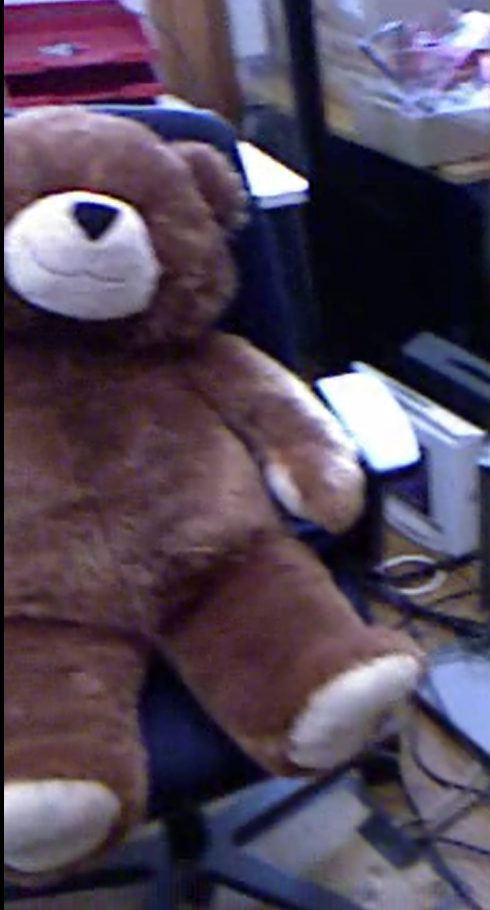
#> input picture data/tum-mini/Snipaste_video1-composite.png, 490 x 910 px; its folder holds only this picture in this run
$ python -i loss.py   (imports and definitions only)   (older library calls are emulated)
#> lines starting #> are read from the running program, lines starting #| are printed output that depends on the picture
import cv2
import numpy as np
from .images import bbox_mask
from .geometry import geometry_features


def gray_and_edges(image):
    gray = cv2.cvtColor(np.asarray(image),cv2.COLOR_RGB2GRAY).astype(np.float32)/255
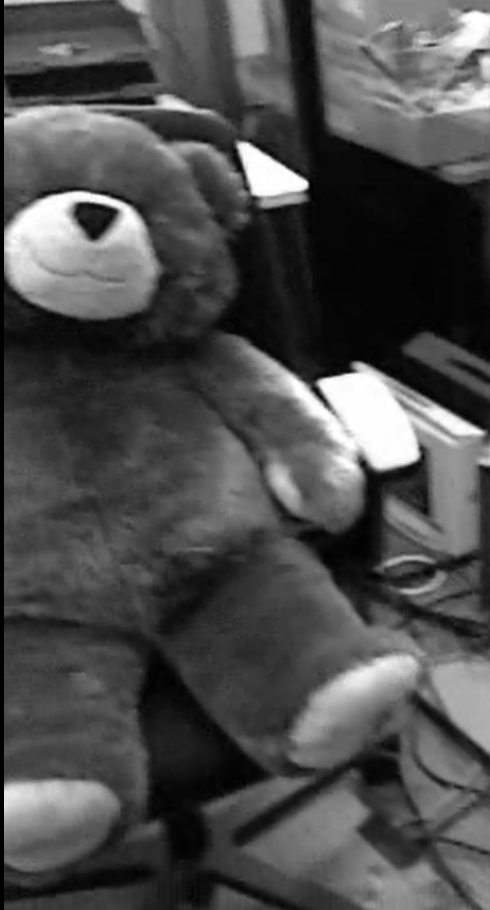
#> gray: shape (910, 490) float32; min 0, max 1, mean 0.302
    gray = cv2.GaussianBlur(gray,(3,3),0.6)
    dx = cv2.Sobel(gray,cv2.CV_32F,1,0,ksize=3)/4
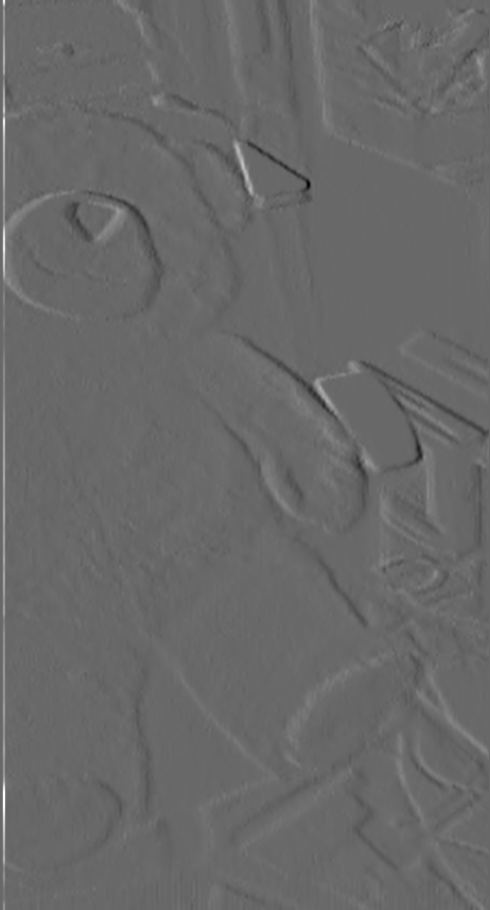
#> dx: shape (910, 490) float32; min -0.524, max 0.75, mean 0.0014; drawn with min black and max white
    dy = cv2.Sobel(gray,cv2.CV_32F,0,1,ksize=3)/4
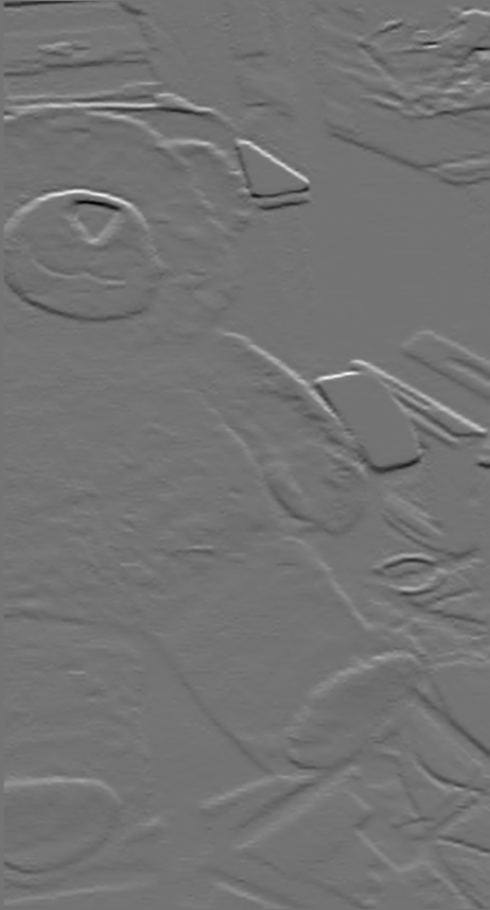
#> dy: shape (910, 490) float32; min -0.512, max 0.614, mean -0.000501; drawn with min black and max white
    return gray,np.clip(np.hypot(dx,dy),0,1)


class LossEvaluator:
    def __init__(self,gt,gt_box,ignore,config):
        self.gt,self.gt_box,self.config = gt,gt_box,config
        self.gray,self.edges = gray_and_edges(gt)
        self.rgb = np.asarray(gt).astype(np.float32)/255
        self.base_valid = ~np.asarray(ignore).astype(bool)
        # Erode validity so ignored captions cannot leak through Gaussian/Sobel kernels.
        self.base_valid = cv2.erode(self.base_valid.astype(np.uint8),np.ones((7,7),np.uint8)).astype(bool)
        self.gt_person = bbox_mask(gt_box,gt.size)>0
        self.weight_values = np.array([config.weights.subject if gt_box is not None and config.subject_mode=='reposition' else 0,
                                      config.weights.background,config.weights.global_],dtype=float)
        self.weight_values /= self.weight_values.sum()
        if self.base_valid.sum() < 16:
            raise ValueError("Ignore mask leaves too few usable ground-truth pixels")

    def evaluate(self,sketch,subject_bbox,excluded):
        gray,edges = gray_and_edges(sketch)
        subject = (float(np.mean(np.abs(geometry_features(subject_bbox)-geometry_features(self.gt_box))))
                   if self.gt_box is not None and subject_bbox is not None else 0.0)
        excluded = cv2.dilate((excluded>0).astype(np.uint8),np.ones((7,7),np.uint8)).astype(bool)
        gt_person = cv2.dilate(self.gt_person.astype(np.uint8),np.ones((7,7),np.uint8)).astype(bool)
        valid = self.base_valid & ~gt_person & ~excluded
        fraction = float(valid.sum()/self.base_valid.sum())
        if fraction < self.config.min_background_fraction or valid.sum() < 16:
            background_l1,edge,background,color = 1.0,1.0,1.0,1.0
            penalty = 10.0  # Do not reward candidates that hide almost all comparison pixels.
        else:
            background_l1 = float(np.mean(np.abs(gray[valid]-self.gray[valid])))
            edge = float(np.mean(np.abs(edges[valid]-self.edges[valid])))
            background = 0.7*background_l1+0.3*edge
            color = float(np.mean(np.abs(np.asarray(sketch).astype(np.float32)[valid]/255-self.rgb[valid])))
            weight = self.config.background_color_weight
            background = (1-weight)*background+weight*color
            penalty = 0.0
        global_loss = float(np.mean(np.abs(gray[self.base_valid]-self.gray[self.base_valid])))
        total = float(np.dot(self.weight_values,[subject,background,global_loss])+penalty)
        return {"total":total,"subject":subject,"background":background,"background_l1":background_l1,"background_color":color,
                "background_edges":edge,"global":global_loss,"background_valid_fraction":fraction,
                "insufficient_background_penalty":penalty},valid

>>> import cv2
>>> picture = cv2.cvtColor(cv2.imread('../../data/tum-mini/Snipaste_video1-composite.png'), cv2.COLOR_BGR2RGB)
>>> result = gray_and_edges(picture)

$ run again, on data/tum-mini/Snipaste_video1-target.png
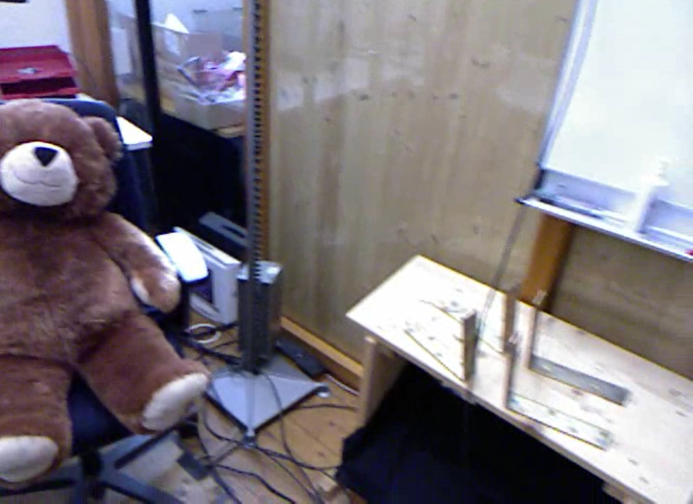
#> input picture data/tum-mini/Snipaste_video1-target.png, 1385 x 1008 px (shown at 1/2 size)
#> in gray_and_edges, `dx = cv2.Sobel(gray,cv2.CV_32F,1,0,ksize=3)/4`:
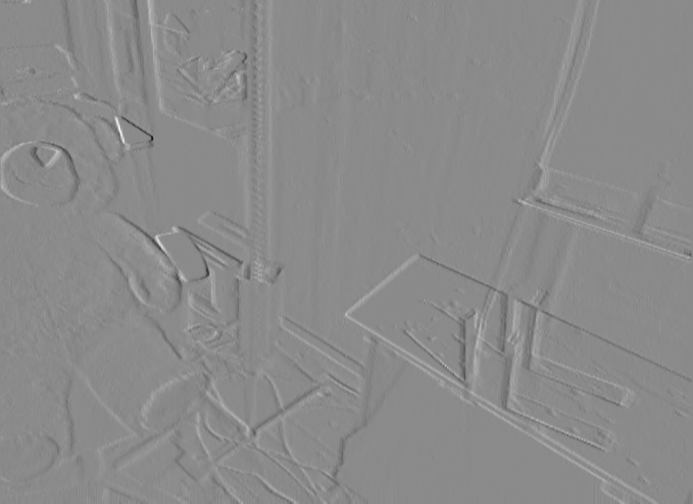
#> dx: shape (1008, 1385) float32 (shown at 1/2 size); min -0.524, max 0.438, mean 0.000553; drawn with min black and max white
#> in gray_and_edges, `dy = cv2.Sobel(gray,cv2.CV_32F,0,1,ksize=3)/4`:
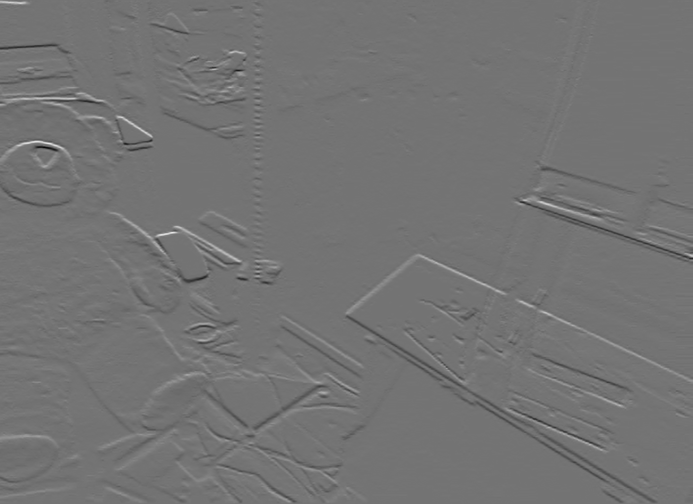
#> dy: shape (1008, 1385) float32 (shown at 1/2 size); min -0.512, max 0.614, mean -0.000817; drawn with min black and max white
